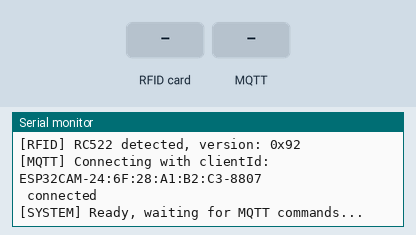
The sketch below on a simulated ESP32. On the bench: the last lines printed to the serial monitor. The test bench sets the inputs (shaded band). WiFi joins after 1.5 s; servers stay silent unless stated; uploads are accepted with an empty reply; random numbers use the default seed unless the sketch sets one; no MQTT or app messages arrive unless stated; the camera gives no picture.

Above: at 4.1 s.
4.2 s: RFID card 5E 7A 19 C4 held to the reader
At 5.4 s:
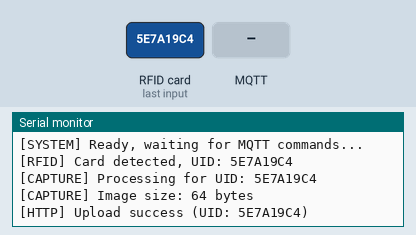
5.7 s: MQTT message "capture" arrives on the first subscribed topic
At 6.2 s:
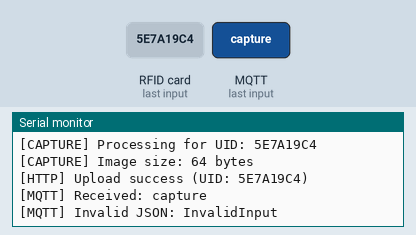
7.2 s: MQTT message "1" arrives on the first subscribed topic
At 8.4 s:
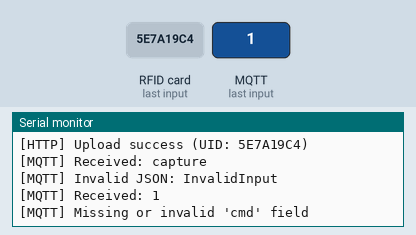
8.7 s: MQTT message "on" arrives on the first subscribed topic
At 9.4 s:
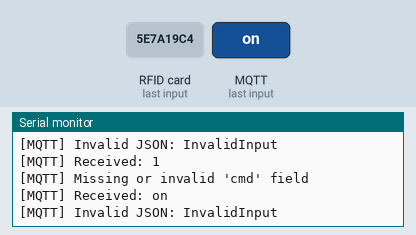
10.2 s: MQTT message "off" arrives on the first subscribed topic
At 11.6 s:
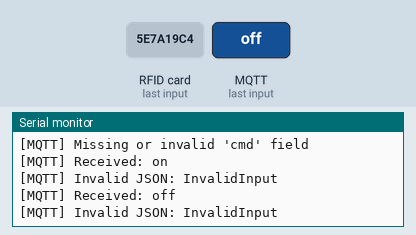

The sketch:

esp32cam_attendance.ino
```cpp
/*
 * ESP32-S3-CAM (N16R8) - Attendance System
 * Arduino IDE version - MQTT + HTTP upload
 *
 * Thư viện cần cài qua Library Manager:
 *   - PubSubClient (Nick O'Leary)
 *   - ArduinoJson (Benoit Blanchon), bản 7.x
 *
 * Tools menu cần set:
 *   Board: ESP32S3 Dev Module
 *   Flash Size: 16MB
 *   Partition Scheme:  16M Flash
 *   PSRAM: OPI PSRAM
 */

#include <WiFi.h>
#include <WiFiClientSecure.h>
#include <HTTPClient.h>
#include <PubSubClient.h>
#include <ArduinoJson.h>
#include <SPI.h>
#include <MFRC522.h>
#include "esp_camera.h"
#include "camera_pins.h"

//CẤU HÌNH RFID (RC522)

#define RFID_SS_PIN   1
#define RFID_SCK_PIN  2
#define RFID_MOSI_PIN 3
#define RFID_MISO_PIN 14
#define RFID_RST_PIN  21

MFRC522 mfrc522(RFID_SS_PIN, RFID_RST_PIN);

// Debounce: không đọc lại cùng 1 thẻ trong khoảng thời gian này (ms)
const unsigned long RFID_DEBOUNCE_MS = 4000;
String        lastUid = "";
unsigned long lastScanTime = 0;


const char* WIFI_SSID     = "chungcu";
const char* WIFI_PASSWORD = "123454326";


const char* MQTT_BROKER = "846bba1bfee147cb8cead11924b8c6af.s1.eu.hivemq.cloud";
const int   MQTT_PORT   = 8883;


const char* MQTT_USER     = "kikuka";
const char* MQTT_PASSWORD = "1234Kiet";


const char* MQTT_TOPIC_COMMAND = "esp32cam_attendance/command";
const char* MQTT_TOPIC_STATUS  = "esp32cam_attendance/status";
const char* MQTT_TOPIC_RESULT  = "esp32cam_attendance/result";

//  CẤU HÌNH SERVER
const char* SERVER_URL = "http://10.79.213.132:5000/upload";

// BIẾN TOÀN CỤC
WiFiClientSecure espClient;
PubSubClient     mqttClient(espClient);

volatile bool captureRequested = false;
String        pendingUid = "";

unsigned long lastMqttReconnectAttempt = 0;


bool initCamera() {
    camera_config_t config;
    config.pin_pwdn     = CAM_PIN_PWDN;
    config.pin_reset    = CAM_PIN_RESET;
    config.pin_xclk     = CAM_PIN_XCLK;
    config.pin_sccb_sda = CAM_PIN_SIOD;
    config.pin_sccb_scl = CAM_PIN_SIOC;
    config.pin_d7       = CAM_PIN_D7;
    config.pin_d6       = CAM_PIN_D6;
    config.pin_d5       = CAM_PIN_D5;
    config.pin_d4       = CAM_PIN_D4;
    config.pin_d3       = CAM_PIN_D3;
    config.pin_d2       = CAM_PIN_D2;
    config.pin_d1       = CAM_PIN_D1;
    config.pin_d0       = CAM_PIN_D0;
    config.pin_vsync    = CAM_PIN_VSYNC;
    config.pin_href     = CAM_PIN_HREF;
    config.pin_pclk     = CAM_PIN_PCLK;

    config.xclk_freq_hz = 20000000;
    config.ledc_timer   = LEDC_TIMER_0;
    config.ledc_channel = LEDC_CHANNEL_0;

    config.pixel_format = PIXFORMAT_JPEG;
    config.frame_size   = FRAMESIZE_SVGA;   // 800x600
    config.jpeg_quality = 12;

    config.fb_count     = 1;                // chỉ chụp
    config.fb_location  = CAMERA_FB_IN_PSRAM;
    config.grab_mode    = CAMERA_GRAB_WHEN_EMPTY;

    esp_err_t err = esp_camera_init(&config);
    if (err != ESP_OK) {
        Serial.printf("[CAMERA] Init failed, error: 0x%x\n", err);
        return false;
    }
    Serial.println("[CAMERA] Initialized (SVGA)");
    return true;
}

// KHỞI TẠO RFID

void initRFID() {
    // Dùng object SPI toàn cục (chính là object thư viện MFRC522 tham chiếu tới bên trong).
    // begin() với 4 tham số cho phép remap chân trên ESP32/ESP32-S3.
    SPI.begin(RFID_SCK_PIN, RFID_MISO_PIN, RFID_MOSI_PIN, RFID_SS_PIN);
    mfrc522.PCD_Init();
    delay(50);

    // Kiểm tra module có phản hồi không (đọc version register)
    byte version = mfrc522.PCD_ReadRegister(mfrc522.VersionReg);
    if (version == 0x00 || version == 0xFF) {
        Serial.println("[RFID] WARNING: RC522 not responding. Check wiring.");
    } else {
        Serial.printf("[RFID] RC522 detected, version: 0x%02X\n", version);
    }
}

// Chuyển UID dạng byte sang chuỗi hex
String uidToString(MFRC522::Uid uid) {
    String result = "";
    for (byte i = 0; i < uid.size; i++) {
        if (uid.uidByte[i] < 0x10) result += "0";
        result += String(uid.uidByte[i], HEX);
    }
    result.toUpperCase();
    return result;
}

// Đọc thẻ RFID (gọi trong loop(), non-blocking, có debounce)
void checkRFID() {
    if (!mfrc522.PICC_IsNewCardPresent()) return;
    if (!mfrc522.PICC_ReadCardSerial()) return;

    String uid = uidToString(mfrc522.uid);
    unsigned long now = millis();

    // Debounce: bỏ qua nếu quẹt lại cùng thẻ trong thời gian ngắn
    if (uid == lastUid && (now - lastScanTime) < RFID_DEBOUNCE_MS) {
        mfrc522.PICC_HaltA();
        mfrc522.PCD_StopCrypto1();
        return;
    }

    lastUid = uid;
    lastScanTime = now;

    Serial.printf("[RFID] Card detected, UID: %s\n", uid.c_str());

    // Trigger chụp ảnh giống hệt cơ chế MQTT command cũ
    pendingUid = uid;
    captureRequested = true;

    mfrc522.PICC_HaltA();
    mfrc522.PCD_StopCrypto1();
}


// GỬI ẢNH QUA HTTP POST
void sendImageViaHttp(camera_fb_t* fb, const String& uid) {
    HTTPClient http;
    String url = String(SERVER_URL) + "?uid=" + uid;

    http.begin(url);
    http.addHeader("Content-Type", "image/jpeg");
    http.setTimeout(10000);

    int httpCode = http.POST(fb->buf, fb->len);

    if (httpCode == 200) {
        Serial.printf("[HTTP] Upload success (UID: %s)\n", uid.c_str());

        StaticJsonDocument<128> doc;
        doc["uid"]    = uid;
        doc["status"] = "uploaded";
        String payload;
        serializeJson(doc, payload);
        mqttClient.publish(MQTT_TOPIC_RESULT, payload.c_str());
    } else {
        Serial.printf("[HTTP] POST failed, code: %d\n", httpCode);

        StaticJsonDocument<128> doc;
        doc["uid"]    = uid;
        doc["status"] = "failed";
        String payload;
        serializeJson(doc, payload);
        mqttClient.publish(MQTT_TOPIC_RESULT, payload.c_str());
    }

    http.end();
}


//XỬ LÝ CHỤP ẢNH (gọi từ loop(), KHÔNG gọi trực tiếp trong callback MQTT)

void processCapture(const String& uid) {
    Serial.printf("[CAPTURE] Processing for UID: %s\n", uid.c_str());

    // Chụp bỏ 1 khung "warm-up" -- khung đầu tiên sau thời gian camera idle
    // thường chưa ổn định (auto exposure/white balance), dễ bị lỗi cấu trúc JPEG.
    camera_fb_t* warmup = esp_camera_fb_get();
    if (warmup) {
        esp_camera_fb_return(warmup);
    }

    camera_fb_t* fb = esp_camera_fb_get();
    if (!fb) {
        Serial.println("[CAPTURE] Failed to get frame buffer");
        return;
    }

    Serial.printf("[CAPTURE] Image size: %u bytes\n", fb->len);
    sendImageViaHttp(fb, uid);
    esp_camera_fb_return(fb);
}


//   MQTT CALLBACK — chỉ set flag

void mqttCallback(char* topic, byte* payload, unsigned int length) {
    String message;
    message.reserve(length + 1);
    for (unsigned int i = 0; i < length; i++) {
        message += (char)payload[i];
    }

    Serial.printf("[MQTT] Received: %s\n", message.c_str());

    StaticJsonDocument<256> doc;
    DeserializationError error = deserializeJson(doc, message);
    if (error) {
        Serial.printf("[MQTT] Invalid JSON: %s\n", error.c_str());
        return;
    }

    if (!doc.containsKey("cmd") || !doc["cmd"].is<const char*>()) {
        Serial.println("[MQTT] Missing or invalid 'cmd' field");
        return;
    }

    const char* cmd = doc["cmd"];
    if (strcmp(cmd, "capture") == 0) {
        const char* uid = doc["uid"] | "unknown";
        pendingUid = String(uid);
        captureRequested = true;
        Serial.printf("[MQTT] Capture enqueued for UID: %s\n", uid);
    } else {
        Serial.printf("[MQTT] Unknown command: %s\n", cmd);
    }
}

//
//KẾT NỐI / TÁI KẾT NỐI MQTT
//
bool reconnectMqtt() {
    // esp_random() dùng RNG phần cứng của ESP32, không cần seed
    uint32_t random_num = (esp_random() % 9000) + 1000;
    String clientId = "ESP32CAM-" + WiFi.macAddress() + "-" + String(random_num);
    Serial.print("[MQTT] Connecting with clientId: ");
    Serial.println(clientId);

    bool connected;
    if (strlen(MQTT_USER) > 0) {
        connected = mqttClient.connect(clientId.c_str(), MQTT_USER, MQTT_PASSWORD);
    } else {
        connected = mqttClient.connect(clientId.c_str());
    }

    if (connected) {
        Serial.println(" connected");
        mqttClient.subscribe(MQTT_TOPIC_COMMAND);

        StaticJsonDocument<128> doc;
        doc["status"] = "online";
        doc["ip"]     = WiFi.localIP().toString();
        String payload;
        serializeJson(doc, payload);
        mqttClient.publish(MQTT_TOPIC_STATUS, payload.c_str());

        return true;
    } else {
        Serial.printf(" failed, rc=%d\n", mqttClient.state());
        return false;
    }
}


void setup() {
    Serial.begin(115200);
    delay(1000);
    Serial.println("\n[SYSTEM] Starting Attendance System...");

    // ---- WiFi ----
    WiFi.mode(WIFI_STA);
    WiFi.begin(WIFI_SSID, WIFI_PASSWORD);
    Serial.print("[WIFI] Connecting");

    int wifiRetry = 0;
    while (WiFi.status() != WL_CONNECTED && wifiRetry < 40) {
        delay(500);
        Serial.print(".");
        wifiRetry++;
    }

    if (WiFi.status() != WL_CONNECTED) {
        Serial.println("\n[WIFI] Failed to connect. Restarting in 5s...");
        delay(5000);
        ESP.restart();
    }
    Serial.printf("\n[WIFI] Connected, IP: %s\n", WiFi.localIP().toString().c_str());

    // ---- Camera ----
    if (!initCamera()) {
        Serial.println("[SYSTEM] Camera init failed. Restarting in 3s...");
        delay(3000);
        ESP.restart();
    }

    // ---- RFID ----
    initRFID();

    // ---- MQTT (TLS) ----
    espClient.setInsecure();   // bỏ qua xác thực chứng chỉ CA — xem ghi chú bảo mật bên dưới
    mqttClient.setServer(MQTT_BROKER, MQTT_PORT);
    mqttClient.setCallback(mqttCallback);
    mqttClient.setBufferSize(512);   // tăng buffer cho payload JSON dài hơn mặc định (256)

    reconnectMqtt();

    Serial.println("[SYSTEM] Ready, waiting for MQTT commands...\n");
}


//                        LOOP

void loop() {
    // Giữ kết nối WiFi (không bắt buộc nhưng an toàn)
    if (WiFi.status() != WL_CONNECTED) {
        Serial.println("[WIFI] Disconnected. Reconnecting...");
        WiFi.reconnect();
        delay(2000);
        return;
    }

    // Giữ kết nối MQTT, retry không blocking (cách mỗi 5s)
    if (!mqttClient.connected()) {
        unsigned long now = millis();
        if (now - lastMqttReconnectAttempt > 5000) {
            lastMqttReconnectAttempt = now;
            reconnectMqtt();
        }
    } else {
        mqttClient.loop();
    }

    // Đọc RFID mỗi vòng loop (non-blocking)
    checkRFID();

    // Xử lý lệnh capture NGOÀI callback (tránh block MQTT)
    // Trigger có thể đến từ RFID (checkRFID) hoặc MQTT (mqttCallback)
    if (captureRequested) {
        captureRequested = false;
        processCapture(pendingUid);
    }
}
```

camera_pins.h
```cpp
#ifndef CAMERA_PINS_H_
#define CAMERA_PINS_H_

//#define CONFIG_BOARD_ESP32CAM_AITHINKER 1
#define CONFIG_BOARD_ESP32S3_DEVKITC 1
// Freenove ESP32-WROVER CAM Board PIN Map
#if CONFIG_BOARD_WROVER_KIT
#define CAM_PIN_PWDN -1  //power down is not used
#define CAM_PIN_RESET -1 //software reset will be performed
#define CAM_PIN_XCLK 21
#define CAM_PIN_SIOD 26
#define CAM_PIN_SIOC 27

#define CAM_PIN_D7 35
#define CAM_PIN_D6 34
#define CAM_PIN_D5 39
#define CAM_PIN_D4 36
#define CAM_PIN_D3 19
#define CAM_PIN_D2 18
#define CAM_PIN_D1 5
#define CAM_PIN_D0 4
#define CAM_PIN_VSYNC 25
#define CAM_PIN_HREF 23
#define CAM_PIN_PCLK 22
#endif

// ESP-EYE PIN Map
#if CONFIG_BOARD_CAMERA_MODEL_ESP_EYE
#define PWDN_GPIO_NUM    -1
#define RESET_GPIO_NUM   -1
#define XCLK_GPIO_NUM    4
#define SIOD_GPIO_NUM    18
#define SIOC_GPIO_NUM    23

#define Y9_GPIO_NUM      36
#define Y8_GPIO_NUM      37
#define Y7_GPIO_NUM      38
#define Y6_GPIO_NUM      39
#define Y5_GPIO_NUM      35
#define Y4_GPIO_NUM      14
#define Y3_GPIO_NUM      13
#define Y2_GPIO_NUM      34
#define VSYNC_GPIO_NUM   5
#define HREF_GPIO_NUM    27
#define PCLK_GPIO_NUM    25
#endif


// AiThinker ESP32Cam PIN Map
#if CONFIG_BOARD_ESP32CAM_AITHINKER
#define CAM_PIN_PWDN 32
#define CAM_PIN_RESET -1 //software reset will be performed
#define CAM_PIN_XCLK 0
#define CAM_PIN_SIOD 26
#define CAM_PIN_SIOC 27

#define CAM_PIN_D7 35
#define CAM_PIN_D6 34
#define CAM_PIN_D5 39
#define CAM_PIN_D4 36
#define CAM_PIN_D3 21
#define CAM_PIN_D2 19
#define CAM_PIN_D1 18
#define CAM_PIN_D0 5
#define CAM_PIN_VSYNC 25
#define CAM_PIN_HREF 23
#define CAM_PIN_PCLK 22
#endif


// TTGO T-Journal ESP32 Camera PIN Map
#if CONFIG_BOARD_CAMERA_MODEL_TTGO_T_JOURNAL
#define PWDN_GPIO_NUM      0
#define RESET_GPIO_NUM    15
#define XCLK_GPIO_NUM     27
#define SIOD_GPIO_NUM     25
#define SIOC_GPIO_NUM     23

#define Y9_GPIO_NUM       19
#define Y8_GPIO_NUM       36
#define Y7_GPIO_NUM       18
#define Y6_GPIO_NUM       39
#define Y5_GPIO_NUM        5
#define Y4_GPIO_NUM       34
#define Y3_GPIO_NUM       35
#define Y2_GPIO_NUM       17
#define VSYNC_GPIO_NUM    22
#define HREF_GPIO_NUM     26
#define PCLK_GPIO_NUM     21
#endif

// ESP32-S3 DevKitC-1 (custom wiring, Duncan's board)
#if CONFIG_BOARD_ESP32S3_DEVKITC
#define CAM_PIN_PWDN -1
#define CAM_PIN_RESET -1
#define CAM_PIN_XCLK 15
#define CAM_PIN_SIOD 4
#define CAM_PIN_SIOC 5

#define CAM_PIN_D7 16
#define CAM_PIN_D6 17
#define CAM_PIN_D5 18
#define CAM_PIN_D4 12
#define CAM_PIN_D3 10
#define CAM_PIN_D2 8
#define CAM_PIN_D1 9
#define CAM_PIN_D0 11
#define CAM_PIN_VSYNC 6
#define CAM_PIN_HREF 7
#define CAM_PIN_PCLK 13
#endif

#endif
```

Measured:
- after the input at 4.2 s, the serial monitor: prints a new line at once (image 1)
- after the input at 5.7 s, the serial monitor: prints a new line at once (image 2)
- after the input at 7.2 s, the serial monitor: prints a new line at once (image 3)
- after the input at 8.7 s, the serial monitor: prints a new line at once (image 4)
- after the input at 10.2 s, the serial monitor: prints a new line at once (image 5)
